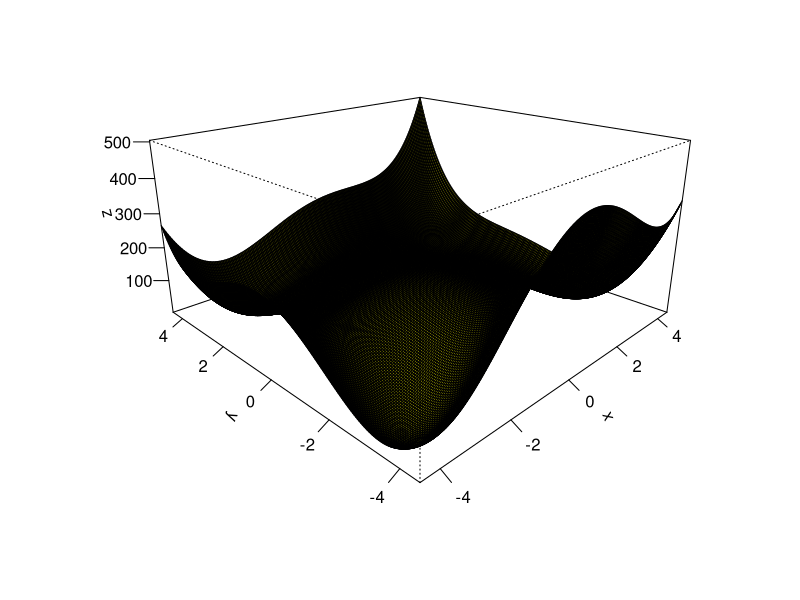
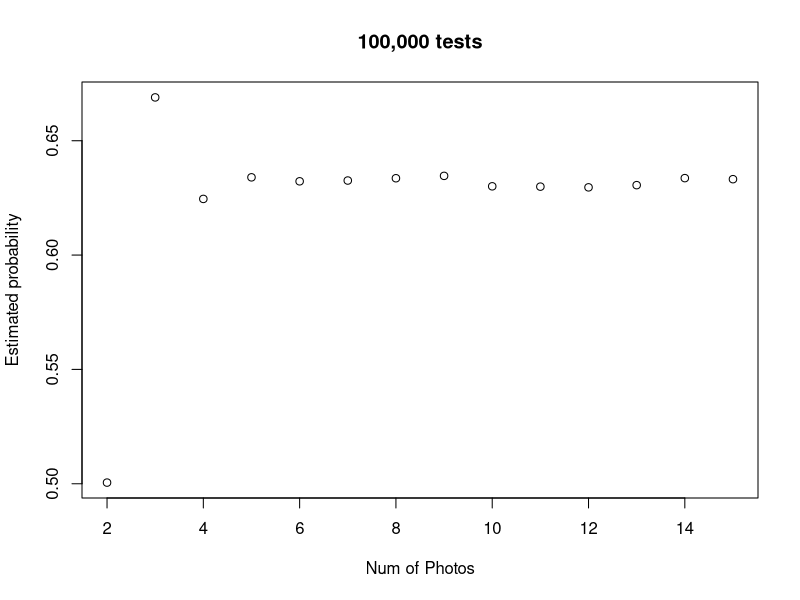

Recreate these plots in R, in order. (Note: this script raises an error after producing the figures.)
####################Question 1############################
#Question 1 Cholesky decomposition
#Defining the Matrix
A<-matrix(c(3,-1,0,-1,0,-1,3,-1,3,-1,0,-1,3,1,0,-1,3,1,5,-1,0,-1,0,-1,1), nrow=5)

#defining function
choleskyDecompTrans <- function(m) {
  cRows <- nrow(m)
  cCols <- ncol(m)
  
  L = diag(0, cRows)
  
  for(i in 1:cRows) {
    
    for(k in 1:i) {
      
      sum <- 0
      
      for(j in 1:k)
        sum <- sum + L[j, i] * L[j, k]
      #if not diagonal 
      if(i == k)
        L[k, i] <- sqrt(m[i, i] - sum)
      #if diagonal
      if(k == k)
        L[k, i] <- (m[k, i] - sum) / L[k, k]
    }
  }
  return(t(L))
}

#Runs the function
choleskyDecompTrans(A)

####################Question 2############################
#Question 2 #Singular value Decompostion
#the creation of matrix
Q2Matrix <- matrix(c(1,1,1,1,2,0,0,0),nrow = 4)
#Displaying original matrix
Q2Matrix
#using the svd function to show the singular values
sv <-svd(Q2Matrix)
#Displaying Singular values
sv
####################Question 3############################
#Question 3
####################Question 4############################
#Question 4
####################Question 5#############################
#Question 5 Use of the Optim Function
#Function plot - Plot the formula below
Question5F<-function(x,y,a,b) (x^2+y-11)^2+(x+y^2-7)^2
#defining the x,y and z of the measurements
x<-seq(-4.5,4.5,length.out = 200)
y<-seq(-4.5,4.5,length.out = 200)
z<-outer(x,y,Question5F,a=1,b=100)

#plotting the graph 
persp(x,y,z,theta =-45,phi=20,expand=0.5,col="yellow",shade =1,ticktype ="detailed",xlab ="x",ylab ="y",zlab="z")

#Writing the function so x,y is a vector
Question5FV<-function(vec) (vec[1]^2+vec[2]-11)^2+(vec[1]+vec[2]^2-7)^2


###################Finding the minimums###########################
#Minimum can be found based on value being 0 or so close to 0
#Based on plot there seems to be 4 dips representing each minimum is extracted here
#From plot minimum seems to be near x=-4,y=-4.
minimum1<- optim(c(-4,-4),Question5FV)$par
minimum1

#From plot minimum seems to be near x = 4, y= -3.5
minimum2 <- optim(c(4,-3.5),Question5FV)$par
minimum2

#From plot minimum seems to be near x = -3.5, y = 3.5
minimum3 <- optim(c(-3.5, 3.5),Question5FV)$par
minimum3

#From plot minimum seems to be near x = 3.5, y = 3.5
minimum4 <- optim(c(3.5,3.5),Question5FV,hessian = TRUE)$par
minimum4

####################Finding the Maximum points#####################
maximum1 <- optim(c(0,0),control=list(fnscale=-1),Question5FV)$par
maximum1

###################finding the saddle points######################
#Lets define the partial derivatives by plugging vec[1] and vec[2] instead of x and y
fx <- function(x,y,h=0.001){
  (Question5F(x+h,y) - Question5F(x,y))/h
}
fy <- function(x,y,h=0.001){
  (Question5F(x,y+h)-Question5F(x,y))/h
}


fxb <- function(vec){
  fx(vec[1],vec[2])
}
fyb <- function(vec){
  fy(vec[1],vec[2])
}

#call sumssq the function of the vector vec made of the sum of the squares
#of the two parial derivatives
sumssq <- function(vec){
  fxb(vec)^2+fyb(vec)^2
}

#Now we can find the coordinates of the saddle points through "optim".
#We do exactly the same thing for all three points, just changing the guess of their location. 
#according to the graph. 

saddle_point1 <- optim(c(-3.5,0),sumssq)$par
saddle_point1

saddle_point2 <- optim(c(0,-3.5),sumssq)$par
saddle_point2

saddle_point3 <- optim(c(0,2),sumssq)$par
saddle_point3

#creating a list of minimum points
minimum_list <- list(minimum1,minimum2,minimum3,minimum4)
#List of minimum points
minimum_list

#this represents the only maximum point in graph
maximum1

#list of saddle points
saddle_point_list <- list(saddle_point1,saddle_point2,saddle_point3)
#Print of saddle point list
saddle_point_list

####################Question 7#################################
#Photos of famous actors 

#variable to keep track of matched amount
totalNumberMatched <- 0


#function of pairing actors
pairActor <- function(secNumber, trials){
  #variable to track if match has taken place
  numOfMatches <- 0
  #looping through number of trials = 100,000
  for (t in 1:trials) {
    #variables storing the number of photos present in each sequance
    numberOfActors <- seq(1:secNumber)
    numberOfBabys <- sample(1:secNumber)
    
    #for loop comparing
    for(i in 1:secNumber){
      if(numberOfActors[i] == numberOfBabys[i])
      {
        #If match takes place, log
        numOfMatches = numOfMatches + 1
      }
    }
    #checking if matches have taken place
    if(numOfMatches != 0){
      #if any number of matches has taken place, track total number of matches
      totalNumberMatched = totalNumberMatched +1
      #Number of matches set to zero so tracking can take place
      numOfMatches = 0
    }
  }
 #print out the % of successful matches over the trials
  percentageSuccess <- totalNumberMatched/trials
  return(percentageSuccess)
}

#set the number of pictures present
nPictures <- seq(2,15)
#define the number of times the results will be collected
result <- seq(1,14)

#call the function 14 times storing the results each time,  
for(n in 1:14){
  result[n] <- pairActor(nPictures[n],100000)  
}

#forming a final plot so that it can be plotted againced the correct number of photos
finalPlot <- matrix(c(seq(2,15),result), nrow = 14)

#plotting the final results on graph
plot(finalPlot,main = "100,000 tests", xlab = "Num of Photos",ylab = "Estimated probability")

#Commenting done inside of submission document. 
#Discussing the reason probability stabilizes at 5+ photos


################################## Question 8 ##################################
#EigenFaces 
#loading the images
face1.bmp <- read.bmp(file.choose())
face2.bmp <- read.bmp(file.choose())
face3.bmp <- read.bmp(file.choose())

#Working out the averages of the 3 faces and plot an image of it
#defining rotate function
rotate.m <- function(m) t(m)[,nrow(m):1]

#getting the average of the 3 face matrix
averOfFaces <- (face1.bmp+face2.bmp+face3.bmp)/3

#plotting image 1
image(rotate.m(face1.bmp),col = gray((0:255)/255),axes=F)
#plotting image 2
image(rotate.m(face2.bmp),col = gray((0:255)/255),axes=F)
#plotting image 3
image(rotate.m(face3.bmp),col = gray((0:255)/255),axes=F)

#Plotting the average of the 3 images
image(rotate.m(averOfFaces),col = gray((0:255)/255),axes=F)

#Plotting images of difference of each face from the average face on one figure.
#defining the difference between the original faces vs the average face
differnce1 <- face1.bmp - averOfFaces
differnce2 <- face2.bmp - averOfFaces
differnce3 <- face3.bmp - averOfFaces

par(mfrow = c(2,2))
#plotting image 1
image(rotate.m(differnce1),col = gray((0:255)/255),axes=F)
#plotting image 2
image(rotate.m(differnce2),col = gray((0:255)/255),axes=F)
#plotting image 3
image(rotate.m(differnce3),col = gray((0:255)/255),axes=F)

#Plotting the average of the 3 images
image(rotate.m(averOfFaces),col = gray((0:255)/255),axes=F)

#eigenfaces

#turn face matrix into there own vectors

face1Vector <-as.vector(face1.bmp)
face2Vector <-as.vector(face2.bmp)
face3Vector <-as.vector(face3.bmp)

#storing the vectors inside of a matrix
fullFaceMatrix <- MatrixofDiff <- cbind(as.vector(differnce1),as.vector(differnce2),as.vector(differnce3))

sv <- svd(fullFaceMatrix)

eigenFaces <- sv$u%*%diag(sv$d)%*%sv$v

par(mfrow = c(1,3))

#Printing the eigenfaces
image(matrix(eigenFaces[,1],nrow = 51,byrow = T),col = gray((0:255)/255),axes=F) 
image(matrix(eigenFaces[,2],nrow = 51,byrow = T),col = gray((0:255)/255),axes=F)
image(matrix(eigenFaces[,3],nrow = 51,byrow = T),col = gray((0:255)/255),axes=F)

###########################Question 9#########################
#Binomial Distribution

#define function that generates data from a binomial distribution
generateMeanData <-function(m,n){
  
  dataSets <- array(0,dim = c(n,n,m))
  
  bdData <- apply(dataSets,3,function(x) rbinom(n,size = 10,prob = 0.01))
  
}
#gets the mean from the generate data
meanOf20 <-apply(generateMeanData(10000,20),2,function(x) c(mean(x)))
meanOf100 <-apply(generateMeanData(10000,100),2,function(x) c(mean(x)))

#plot the histogram
par(mfrow = c(1,2))


hist(meanOf20)
hist(meanOf100)
